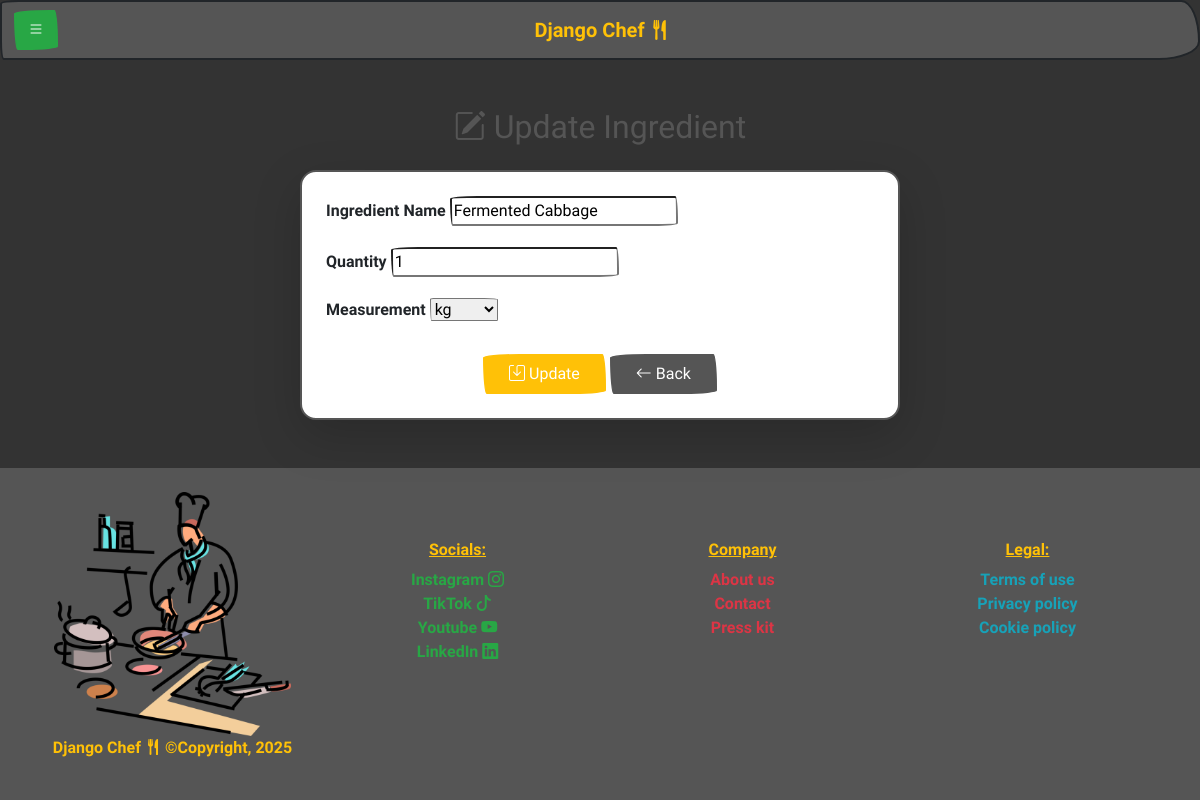
/update_ingredient/id_1/sarma/update/ (signed in), run on the app's committed database.
### recipe_app/models.py (models this page shows, shortened)
class Ingredient(models.Model):
    recipe = models.ForeignKey(Recipe, related_name='ingredients', on_delete=models.CASCADE)
    name = models.CharField(max_length=100)
    quantity = models.CharField(max_length=50, blank=True, null=True)
    measure = models.ForeignKey(IngreadientMeasure, null=True, blank=True, on_delete=models.SET_NULL)

class IngreadientMeasure(models.Model):
    measure = models.CharField(max_length=100, unique=True)
    def __str__(self):
        return self.measure

### recipe_app/views.py (the view, shortened to what this page needs)
# urls.py: path('update_ingredient/id_<int:pk>/<slug:slug>/update/', UpdateIngredient.as_view(), name='update_ingredient'),
class UpdateIngredient(LoginRequiredMixin, UpdateView):
    model = Ingredient
    template_name = 'recipe_app/ingredients/update_ingredients.html'
    fields = ['name', 'quantity', 'measure']

### recipe_app/context_processors.py (called while the page is built)
def show_date(request):
    current_date = datetime.date.today()
    return {
        'current_date': current_date,
    }

### recipe_app/templates/recipe_app/ingredients/update_ingredients.html (shortened to what this page needs)
{% extends "base.html" %}
{% block content %}
<div class="container py-5 text-light">
  <h2 class="mb-4 text-center text-dark">
    <i class="bi bi-pencil-square"></i> Update Ingredient
  </h2>
  <div class="card shadow-lg border-dark p-4 rounded-4" style="max-width: 600px; margin: auto;">
    <form method="post">
      <div class="mb-3">
        <label for="id_name" class="form-label fw-bold">Ingredient Name</label>
        {{ form.name }}
      </div>
      <div class="mb-3">
        <label for="id_quantity" class="form-label fw-bold">Quantity</label>
        {{ form.quantity }}
      </div>
      <div class="mb-3">
        <label for="id_measure" class="form-label fw-bold">Measurement</label>
        {{ form.measure }}
      </div>
      <div class="text-center mt-4">
        <button type="submit" class="btn btn-warning px-4">
          <i class="bi bi-save"></i> Update
        </button>
        <a href="{% url 'read_recipe' object.recipe.pk object.recipe.slug %}" class="btn btn-secondary px-4">
          <i class="bi bi-arrow-left"></i> Back
        </a>
      </div>
    </form>
  </div>
</div>
{% endblock %}

### data on the page
Ingredient: name "Fermented Cabbage", quantity "1"
IngreadientMeasure: measure "kg"
